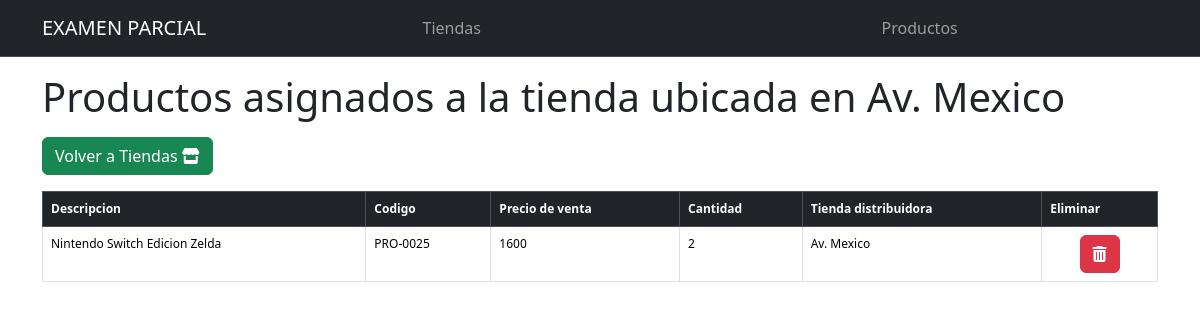
Screenshot of /gestionTienda/detalleTienda/11 with the database file from the repository.
### gestionTienda/models.py (models this page shows)
class Tienda(models.Model):
    direccion=models.CharField(max_length=48, blank=True, null=True)
    provincia=models.CharField(max_length=32, blank=True, null=True)
    region=models.CharField(max_length=16, blank=True, null=True)
    fechaCreacion=models.CharField(max_length=32, blank=True, null=True)
    telefonoContacto=models.CharField(max_length=16, blank=True, null=True)

class Producto(models.Model):
    descripcion=models.CharField(max_length=48, blank=True, null=True)
    codigo=models.CharField(max_length=16, blank=True, null=True)
    precioDeVenta=models.CharField(max_length=16, blank=True, null=True)
    cantidad=models.CharField(max_length=16, blank=True, null=True)
    tiendaRelacionada=models.ForeignKey(Tienda, on_delete=models.SET_NULL, blank=True, null=True)

### gestionTienda/views.py (the view)
# urls.py: path('detalleTienda/<str:idTienda>',views.detalleTienda,name='detalleTienda'),
def detalleTienda(request,idTienda):
    objTienda=Tienda.objects.get(id=idTienda)
    datos_Tienda=objTienda.producto_set.all()
    return render(request,'tiendaDetalles.html',{
        'objTienda':objTienda,
        'datos_Tienda':datos_Tienda
    })

### gestionTienda/templates/tiendaDetalles.html
{% extends 'base.html' %}
{% block pageContent %}
            <h1 class="mt-3 mb-3">Productos asignados a la tienda ubicada en {{ objTienda.direccion }}</h1>
            <a class="btn btn-success text-white mb-3" href="{% url 'gestionTienda:index' %}">Volver a Tiendas <i class="fa-solid fa-store"></i></a>
            <div style="overflow-x: auto;">
                <table class="table table-bordered table-hover" id="usersTable" style="font-size: 12px;">
                    <thead class="table-dark">
                        <th scope="col">Descripcion</th>
                        <th scope="col">Codigo</th>
                        <th scope="col">Precio de venta</th>
                        <th scope="col">Cantidad</th>
                        <th scope="col">Tienda distribuidora</th>
                        <th scope="col">Eliminar</th>
                    </thead>
                    <tbody>
                        {% for productoUnitario in datos_Tienda %}
                        <tr>
                            <td>{{ productoUnitario.descripcion }}</td>
                            <td>{{ productoUnitario.codigo }}</td>
                            <td>{{ productoUnitario.precioDeVenta }}</td>
                            <td>{{ productoUnitario.cantidad }}</td>
                            <td>{{ productoUnitario.tiendaRelacionada.direccion }}</td>
                            <td class="text-center"><a class="btn btn-danger" href="{% url 'gestionTienda:eliminarProducto' productoUnitario.id %}"><i class="fa-solid fa-trash-can"></i></a></td>
                        </tr>
                        {% endfor %}
                    </tbody>
                </table>
            </div>
{% endblock %}

### rows the page displays
Tienda: direccion "Av. Mexico"
Producto: descripcion "Nintendo Switch Edicion Zelda", codigo "PRO-0025", precioDeVenta "1600", cantidad "2", tiendaRelacionada.direccion "Av. Mexico"
